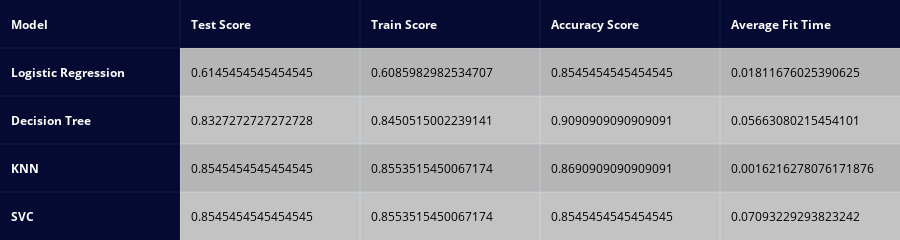

Write notebook code for a chart like this one.
### Code cell
create_table(df_churn, index_title='Model',index=True)

### Figure 1 — Plotly figure (JSON) as saved in the notebook; plotly's stock layout.template omitted (floating-point values rounded to 4 significant figures)
{"data": [{"colorscale": [[0, "#00083e"], [0.5, "#ededee"], [1, "#ffffff"]], "hoverinfo": "none", "opacity": 0.75, "showscale": false, "z": [[0, 0, 0, 0, 0], [0, 0.5, 0.5, 0.5, 0.5], [0, 1, 1, 1, 1], [0, 0.5, 0.5, 0.5, 0.5], [0, 1, 1, 1, 1]], "type": "heatmap"}], "layout": {"annotations": [{"align": "left", "font": {"color": "#ffffff"}, "showarrow": false, "text": "<b>Model</b>", "x": -0.45, "xanchor": "left", "xref": "x", "y": 0, "yref": "y"}, {"align": "left", "font": {"color": "#ffffff"}, "showarrow": false, "text": "<b>Test Score</b>", "x": 0.55, "xanchor": "left", "xref": "x", "y": 0, "yref": "y"}, {"align": "left", "font": {"color": "#ffffff"}, "showarrow": false, "text": "<b>Train Score</b>", "x": 1.55, "xanchor": "left", "xref": "x", "y": 0, "yref": "y"}, {"align": "left", "font": {"color": "#ffffff"}, "showarrow": false, "text": "<b>Accuracy Score</b>", "x": 2.55, "xanchor": "left", "xref": "x", "y": 0, "yref": "y"}, {"align": "left", "font": {"color": "#ffffff"}, "showarrow": false, "text": "<b>Average Fit Time</b>", "x": 3.55, "xanchor": "left", "xref": "x", "y": 0, "yref": "y"}, {"align": "left", "font": {"color": "#ffffff"}, "showarrow": false, "text": "<b>Logistic Regression</b>", "x": -0.45, "xanchor": "left", "xref": "x", "y": 1, "yref": "y"}, {"align": "left", "font": {"color": "#000000"}, "showarrow": false, "text": "0.6145454545454545", "x": 0.55, "xanchor": "left", "xref": "x", "y": 1, "yref": "y"}, {"align": "left", "font": {"color": "#000000"}, "showarrow": false, "text": "0.6085982982534707", "x": 1.55, "xanchor": "left", "xref": "x", "y": 1, "yref": "y"}, {"align": "left", "font": {"color": "#000000"}, "showarrow": false, "text": "0.8545454545454545", "x": 2.55, "xanchor": "left", "xref": "x", "y": 1, "yref": "y"}, {"align": "left", "font": {"color": "#000000"}, "showarrow": false, "text": "0.01811676025390625", "x": 3.55, "xanchor": "left", "xref": "x", "y": 1, "yref": "y"}, {"align": "left", "font": {"color": "#ffffff"}, "showarrow": false, "text": "<b>Decision Tree</b>", "x": -0.45, "xanchor": "left", "xref": "x", "y": 2, "yref": "y"}, {"align": "left", "font": {"color": "#000000"}, "showarrow": false, "text": "0.8327272727272728", "x": 0.55, "xanchor": "left", "xref": "x", "y": 2, "yref": "y"}, {"align": "left", "font": {"color": "#000000"}, "showarrow": false, "text": "0.8450515002239141", "x": 1.55, "xanchor": "left", "xref": "x", "y": 2, "yref": "y"}, {"align": "left", "font": {"color": "#000000"}, "showarrow": false, "text": "0.9090909090909091", "x": 2.55, "xanchor": "left", "xref": "x", "y": 2, "yref": "y"}, {"align": "left", "font": {"color": "#000000"}, "showarrow": false, "text": "0.05663080215454101", "x": 3.55, "xanchor": "left", "xref": "x", "y": 2, "yref": "y"}, {"align": "left", "font": {"color": "#ffffff"}, "showarrow": false, "text": "<b>KNN</b>", "x": -0.45, "xanchor": "left", "xref": "x", "y": 3, "yref": "y"}, {"align": "left", "font": {"color": "#000000"}, "showarrow": false, "text": "0.8545454545454545", "x": 0.55, "xanchor": "left", "xref": "x", "y": 3, "yref": "y"}, {"align": "left", "font": {"color": "#000000"}, "showarrow": false, "text": "0.8553515450067174", "x": 1.55, "xanchor": "left", "xref": "x", "y": 3, "yref": "y"}, {"align": "left", "font": {"color": "#000000"}, "showarrow": false, "text": "0.8690909090909091", "x": 2.55, "xanchor": "left", "xref": "x", "y": 3, "yref": "y"}, {"align": "left", "font": {"color": "#000000"}, "showarrow": false, "text": "0.0016216278076171876", "x": 3.55, "xanchor": "left", "xref": "x", "y": 3, "yref": "y"}, {"align": "left", "font": {"color": "#ffffff"}, "showarrow": false, "text": "<b>SVC</b>", "x": -0.45, "xanchor": "left", "xref": "x", "y": 4, "yref": "y"}, {"align": "left", "font": {"color": "#000000"}, "showarrow": false, "text": "0.8545454545454545", "x": 0.55, "xanchor": "left", "xref": "x", "y": 4, "yref": "y"}, {"align": "left", "font": {"color": "#000000"}, "showarrow": false, "text": "0.8553515450067174", "x": 1.55, "xanchor": "left", "xref": "x", "y": 4, "yref": "y"}, {"align": "left", "font": {"color": "#000000"}, "showarrow": false, "text": "0.8545454545454545", "x": 2.55, "xanchor": "left", "xref": "x", "y": 4, "yref": "y"}, {"align": "left", "font": {"color": "#000000"}, "showarrow": false, "text": "0.07093229293823242", "x": 3.55, "xanchor": "left", "xref": "x", "y": 4, "yref": "y"}], "height": 200, "margin": {"b": 0, "l": 0, "r": 0, "t": 0}, "xaxis": {"dtick": 1, "gridwidth": 2, "showticklabels": false, "tick0": -0.5, "ticks": "", "zeroline": false}, "yaxis": {"autorange": "reversed", "dtick": 1, "gridwidth": 2, "showticklabels": false, "tick0": 0.5, "ticks": "", "zeroline": false}}}
